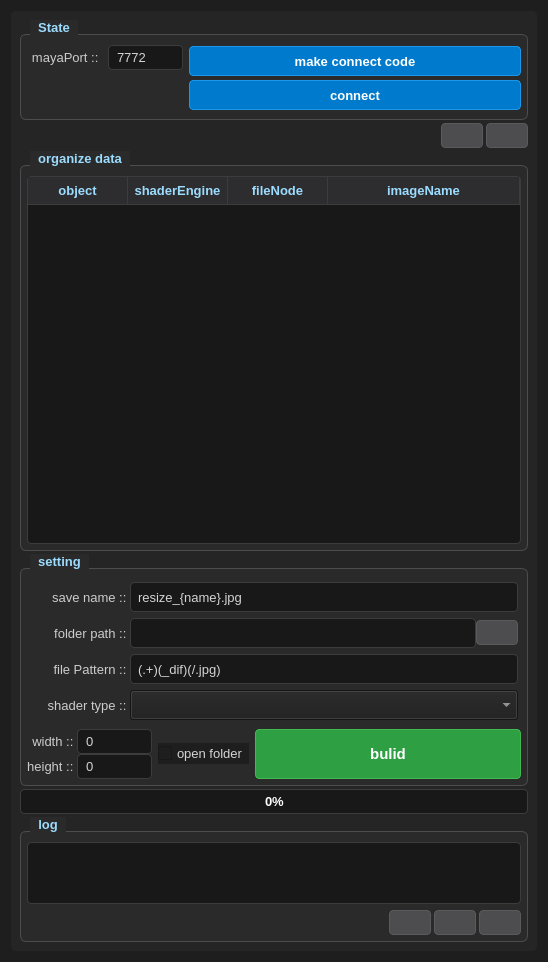
<?xml version="1.0" encoding="UTF-8"?>
<ui version="4.0">
 <class>main</class>
 <widget class="QWidget" name="main">
  <property name="geometry">
   <rect>
    <x>0</x>
    <y>0</y>
    <width>548</width>
    <height>962</height>
   </rect>
  </property>
  <property name="windowTitle">
   <string>Form</string>
  </property>
  <property name="styleSheet">
   <string notr="true">/* ==========================================================
   Resize Image Manager  —  Dark Theme (VSCode-inspired)
   ========================================================== */

/* ---- Base ------------------------------------------------ */
QWidget {
    background-color: #1E1E1E;
    color: #D4D4D4;
    font-size: 10pt;
    font-family: &quot;Segoe UI&quot;, &quot;Pretendard&quot;, sans-serif;
}

/* ---- Frame / Panel --------------------------------------- */
QFrame {
    background-color: #252526; /* 베이스 패널 색상 */
    border: none;
    border-radius: 5px;
}

/* ---- GroupBox (영역 구분이 확실해지도록 수정) ---------------- */
QGroupBox {
    background-color: #2A2A2B; /* 베이스 패널보다 살짝 밝게 띄움 */
    border: 1px solid #4D4D50; /* 테두리를 주어 영역을 확실히 분리 */
    border-radius: 6px;
    margin-top: 14px;
    padding: 10px 6px 6px 6px;
    font-weight: bold;
    color: #9CDCFE;
}

QGroupBox::title {
    subcontrol-origin: margin;
    subcontrol-position: top left;
    left: 10px;
    padding: 0 6px;
    background-color: #2A2A2B; /* 타이틀 배경도 동일하게 맞춤 */
    color: #9CDCFE;
}

/* ---- Label ----------------------------------------------- */
QLabel {
    background-color: transparent;
    border: none;
    color: #CCCCCC;
}

/* ---- LineEdit / TextEdit --------------------------------- */
QLineEdit, QPlainTextEdit, QTextEdit {
    background-color: #181818;
    border: 1px solid #3C3C3C;
    border-radius: 4px;
    padding: 5px;
    color: #D4D4D4;
    selection-background-color: #007ACC;
}

QLineEdit:focus, QPlainTextEdit:focus, QTextEdit:focus {
    border: 1px solid #007ACC;
}

QLineEdit:disabled, QPlainTextEdit:disabled {
    background-color: #1A1A1A;
    color: #5A5A5A;
    border: 1px solid #2A2A2A;
}

/* ---- Button ---------------------------------------------- */
QPushButton {
    background-color: #007ACC;
    color: #FFFFFF;
    border: 1px solid #1C97EA;
    border-radius: 4px;
    padding: 6px 12px;
    font-weight: bold;
}

QPushButton:hover {
    background-color: #1F8AD2;
    border: 1px solid #3AB0FF;
}

QPushButton:pressed {
    background-color: #005C99;
}

QPushButton:disabled {
    background-color: #2A2A2A;
    color: #5A5A5A;
    border: 1px solid #3C3C3C;
}

/* primary action button — 실행 버튼 */
QPushButton#build_Btn {
    background-color: #2EA043;
    border: 1px solid #3FB950;
    font-size: 11pt;
    font-weight: bold;
    padding: 10px 16px;
}

QPushButton#build_Btn:hover {
    background-color: #3FB950;
    border: 1px solid #56D364;
}

QPushButton#build_Btn:pressed {
    background-color: #238636;
}

/* tool / icon-only button — 아이콘 버튼들 */
QPushButton#info_Btn,
QPushButton#reload_organizeData_Btn,
QPushButton#clean_organizeData_Btn,
QPushButton#setFolderPath_Btn,
QPushButton#openLogPte_Btn,
QPushButton#clearLogPte_Btn {
    background-color: #4D4D50; 
    border: 1px solid #5A5A5C;
    color: #FFFFFF;
    padding: 4px 8px;
    min-width: 24px;
}

QPushButton#info_Btn:hover,
QPushButton#reload_organizeData_Btn:hover,
QPushButton#clean_organizeData_Btn:hover,
QPushButton#setFolderPath_Btn:hover,
QPushButton#openLogPte_Btn:hover,
QPushButton#clearLogPte_Btn:hover {
    background-color: #626266;
    border: 1px solid #7B7B7F;
}

/* ---- SpinBox --------------------------------------------- */
QSpinBox {
    background-color: #181818;
    border: 1px solid #3C3C3C;
    border-radius: 4px;
    padding: 3px 6px;
    color: #D4D4D4;
    selection-background-color: #007ACC;
}

QSpinBox:focus {
    border: 1px solid #007ACC;
}

QSpinBox:disabled {
    background-color: #1A1A1A;
    color: #5A5A5A;
}

QSpinBox::up-button {
    background-color: #3C3C3C;
    border: none;
    border-top-right-radius: 3px;
    width: 16px;
}

QSpinBox::down-button {
    background-color: #3C3C3C;
    border: none;
    border-bottom-right-radius: 3px;
    width: 16px;
}

QSpinBox::up-button:hover, QSpinBox::down-button:hover {
    background-color: #4D4D50;
}

QSpinBox::up-arrow {
    image: none;
    border-left: 3px solid transparent;
    border-right: 3px solid transparent;
    border-bottom: 4px solid #FFFFFF;
    width: 0;
    height: 0;
}

QSpinBox::down-arrow {
    image: none;
    border-left: 3px solid transparent;
    border-right: 3px solid transparent;
    border-top: 4px solid #FFFFFF;
    width: 0;
    height: 0;
}

/* ---- ListWidget ------------------------------------------ */
QListWidget {
    background-color: #181818;
    border: 1px solid #3C3C3C;
    border-radius: 4px;
    padding: 4px;
    color: #D4D4D4;
    outline: none;
}

QListWidget::item {
    background-color: #252526;
    border: 1px solid transparent;
    border-radius: 4px;
    padding: 4px;
    margin: 2px;
    color: #CCCCCC;
}

QListWidget::item:hover {
    background-color: #2D2D30;
    border: 1px solid #4D4D50;
}

QListWidget::item:selected {
    background-color: #007ACC;
    border: 1px solid #1C97EA;
    color: #FFFFFF;
}

/* ---- TableWidget ----------------------------------------- */
QTableWidget {
    background-color: #181818;
    border: 1px solid #3C3C3C;
    border-radius: 4px;
    color: #D4D4D4;
    gridline-color: #4D4D50;
    outline: none;
}

QTableWidget::item {
    padding: 4px;
    border-bottom: 1px solid #2D2D30;
}

QTableWidget::item:selected {
    background-color: #007ACC;
    color: #FFFFFF;
}

QHeaderView::section {
    background-color: #2D2D30;
    color: #9CDCFE;
    padding: 4px;
    border: 1px solid #3C3C3C;
    border-top: none;
    border-left: none;
    font-weight: bold;
}

QTableCornerButton::section {
    background-color: #2D2D30;
    border: 1px solid #3C3C3C;
}

/* ---- ProgressBar ----------------------------------------- */
QProgressBar {
    background-color: #181818;
    border: 1px solid #3C3C3C;
    border-radius: 4px;
    text-align: center;
    color: #FFFFFF;
    font-weight: bold;
    min-height: 18px;
}

QProgressBar::chunk {
    background-color: #007ACC;
    border-radius: 3px;
}

/* ---- ScrollBar ------------------------------------------- */
QScrollBar:vertical {
    background-color: #1E1E1E;
    width: 12px;
    margin: 0;
    border: none;
}

QScrollBar::handle:vertical {
    background-color: #4D4D50;
    border-radius: 5px;
    min-height: 30px;
    margin: 2px;
}

QScrollBar::handle:vertical:hover {
    background-color: #626266;
}

QScrollBar::add-line:vertical, QScrollBar::sub-line:vertical {
    height: 0;
    border: none;
}

QScrollBar::add-page:vertical, QScrollBar::sub-page:vertical {
    background: none;
}

QScrollBar:horizontal {
    background-color: #1E1E1E;
    height: 12px;
    margin: 0;
    border: none;
}

QScrollBar::handle:horizontal {
    background-color: #4D4D50;
    border-radius: 5px;
    min-width: 30px;
    margin: 2px;
}

QScrollBar::handle:horizontal:hover {
    background-color: #626266;
}

QScrollBar::add-line:horizontal, QScrollBar::sub-line:horizontal {
    width: 0;
    border: none;
}

QScrollBar::add-page:horizontal, QScrollBar::sub-page:horizontal {
    background: none;
}</string>
  </property>
  <layout class="QVBoxLayout" name="verticalLayout_7">
   <item>
    <widget class="QFrame" name="frame">
     <property name="minimumSize">
      <size>
       <width>400</width>
       <height>0</height>
      </size>
     </property>
     <property name="frameShape">
      <enum>QFrame::Shape::StyledPanel</enum>
     </property>
     <property name="frameShadow">
      <enum>QFrame::Shadow::Raised</enum>
     </property>
     <layout class="QVBoxLayout" name="verticalLayout_5">
      <property name="spacing">
       <number>3</number>
      </property>
      <property name="leftMargin">
       <number>9</number>
      </property>
      <property name="topMargin">
       <number>9</number>
      </property>
      <property name="rightMargin">
       <number>9</number>
      </property>
      <property name="bottomMargin">
       <number>9</number>
      </property>
      <item>
       <layout class="QHBoxLayout" name="info_H">
        <property name="spacing">
         <number>3</number>
        </property>
       </layout>
      </item>
      <item>
       <widget class="QGroupBox" name="state_Gb">
        <property name="minimumSize">
         <size>
          <width>0</width>
          <height>100</height>
         </size>
        </property>
        <property name="maximumSize">
         <size>
          <width>16777215</width>
          <height>100</height>
         </size>
        </property>
        <property name="title">
         <string>State</string>
        </property>
        <layout class="QHBoxLayout" name="horizontalLayout" stretch="1,3">
         <property name="leftMargin">
          <number>0</number>
         </property>
         <property name="topMargin">
          <number>0</number>
         </property>
         <property name="rightMargin">
          <number>0</number>
         </property>
         <property name="bottomMargin">
          <number>0</number>
         </property>
         <item>
          <layout class="QVBoxLayout" name="verticalLayout">
           <item>
            <layout class="QHBoxLayout" name="mayaPort_H">
             <item>
              <widget class="QLabel" name="mayaPort_Lb">
               <property name="minimumSize">
                <size>
                 <width>75</width>
                 <height>0</height>
                </size>
               </property>
               <property name="maximumSize">
                <size>
                 <width>75</width>
                 <height>16777215</height>
                </size>
               </property>
               <property name="text">
                <string>mayaPort :: </string>
               </property>
               <property name="alignment">
                <set>Qt::AlignmentFlag::AlignRight|Qt::AlignmentFlag::AlignTrailing|Qt::AlignmentFlag::AlignVCenter</set>
               </property>
              </widget>
             </item>
             <item>
              <widget class="QSpinBox" name="mayaPort_Sb">
               <property name="minimumSize">
                <size>
                 <width>75</width>
                 <height>0</height>
                </size>
               </property>
               <property name="maximumSize">
                <size>
                 <width>75</width>
                 <height>16777215</height>
                </size>
               </property>
               <property name="buttonSymbols">
                <enum>QAbstractSpinBox::ButtonSymbols::NoButtons</enum>
               </property>
               <property name="maximum">
                <number>1000000000</number>
               </property>
               <property name="value">
                <number>7772</number>
               </property>
              </widget>
             </item>
            </layout>
           </item>
           <item>
            <spacer name="verticalSpacer">
             <property name="orientation">
              <enum>Qt::Orientation::Vertical</enum>
             </property>
             <property name="sizeHint" stdset="0">
              <size>
               <width>20</width>
               <height>40</height>
              </size>
             </property>
            </spacer>
           </item>
          </layout>
         </item>
         <item>
          <layout class="QVBoxLayout" name="stateBtn_V">
           <property name="spacing">
            <number>3</number>
           </property>
           <item>
            <widget class="QPushButton" name="makeConnectCode_Btn">
             <property name="minimumSize">
              <size>
               <width>0</width>
               <height>30</height>
              </size>
             </property>
             <property name="text">
              <string>make connect code</string>
             </property>
            </widget>
           </item>
           <item>
            <widget class="QPushButton" name="connectMayaPort_Btn">
             <property name="minimumSize">
              <size>
               <width>0</width>
               <height>30</height>
              </size>
             </property>
             <property name="text">
              <string>connect</string>
             </property>
            </widget>
           </item>
          </layout>
         </item>
        </layout>
       </widget>
      </item>
      <item>
       <layout class="QHBoxLayout" name="organizeDataBtn_H">
        <item>
         <spacer name="horizontalSpacer_2">
          <property name="orientation">
           <enum>Qt::Orientation::Horizontal</enum>
          </property>
          <property name="sizeHint" stdset="0">
           <size>
            <width>40</width>
            <height>20</height>
           </size>
          </property>
         </spacer>
        </item>
        <item>
         <layout class="QHBoxLayout" name="organizeDataBtn_subH">
          <property name="spacing">
           <number>3</number>
          </property>
          <item>
           <widget class="QPushButton" name="reload_organizeData_Btn">
            <property name="maximumSize">
             <size>
              <width>25</width>
              <height>25</height>
             </size>
            </property>
            <property name="sizeIncrement">
             <size>
              <width>25</width>
              <height>25</height>
             </size>
            </property>
            <property name="text">
             <string/>
            </property>
            <property name="icon">
             <iconset theme="QIcon::ThemeIcon::SystemReboot"/>
            </property>
           </widget>
          </item>
          <item>
           <widget class="QPushButton" name="clean_organizeData_Btn">
            <property name="maximumSize">
             <size>
              <width>25</width>
              <height>25</height>
             </size>
            </property>
            <property name="sizeIncrement">
             <size>
              <width>25</width>
              <height>25</height>
             </size>
            </property>
            <property name="text">
             <string/>
            </property>
            <property name="icon">
             <iconset theme="QIcon::ThemeIcon::EditDelete"/>
            </property>
           </widget>
          </item>
         </layout>
        </item>
       </layout>
      </item>
      <item>
       <widget class="QGroupBox" name="organizeData_Gb">
        <property name="enabled">
         <bool>true</bool>
        </property>
        <property name="title">
         <string>organize data</string>
        </property>
        <layout class="QVBoxLayout" name="verticalLayout_4">
         <property name="leftMargin">
          <number>0</number>
         </property>
         <property name="topMargin">
          <number>0</number>
         </property>
         <property name="rightMargin">
          <number>0</number>
         </property>
         <property name="bottomMargin">
          <number>0</number>
         </property>
         <item>
          <widget class="QTableWidget" name="organizeData_Tb">
           <property name="editTriggers">
            <set>QAbstractItemView::EditTrigger::NoEditTriggers</set>
           </property>
           <property name="dragEnabled">
            <bool>false</bool>
           </property>
           <property name="selectionMode">
            <enum>QAbstractItemView::SelectionMode::MultiSelection</enum>
           </property>
           <attribute name="horizontalHeaderCascadingSectionResizes">
            <bool>true</bool>
           </attribute>
           <attribute name="horizontalHeaderMinimumSectionSize">
            <number>50</number>
           </attribute>
           <attribute name="horizontalHeaderDefaultSectionSize">
            <number>100</number>
           </attribute>
           <attribute name="horizontalHeaderShowSortIndicator" stdset="0">
            <bool>true</bool>
           </attribute>
           <attribute name="horizontalHeaderStretchLastSection">
            <bool>true</bool>
           </attribute>
           <attribute name="verticalHeaderMinimumSectionSize">
            <number>30</number>
           </attribute>
           <attribute name="verticalHeaderDefaultSectionSize">
            <number>30</number>
           </attribute>
           <column>
            <property name="text">
             <string>object</string>
            </property>
           </column>
           <column>
            <property name="text">
             <string>shaderEngine</string>
            </property>
           </column>
           <column>
            <property name="text">
             <string>fileNode</string>
            </property>
           </column>
           <column>
            <property name="text">
             <string>imageName</string>
            </property>
           </column>
          </widget>
         </item>
        </layout>
       </widget>
      </item>
      <item>
       <widget class="QGroupBox" name="setting_Gb">
        <property name="title">
         <string>setting</string>
        </property>
        <layout class="QVBoxLayout" name="verticalLayout_6">
         <property name="leftMargin">
          <number>0</number>
         </property>
         <property name="topMargin">
          <number>0</number>
         </property>
         <property name="rightMargin">
          <number>0</number>
         </property>
         <property name="bottomMargin">
          <number>0</number>
         </property>
         <item>
          <layout class="QVBoxLayout" name="savePath_V">
           <property name="leftMargin">
            <number>3</number>
           </property>
           <property name="topMargin">
            <number>3</number>
           </property>
           <property name="rightMargin">
            <number>3</number>
           </property>
           <property name="bottomMargin">
            <number>3</number>
           </property>
           <item>
            <layout class="QHBoxLayout" name="fileName_H">
             <property name="spacing">
              <number>0</number>
             </property>
             <item>
              <widget class="QLabel" name="saveName_Lb">
               <property name="minimumSize">
                <size>
                 <width>100</width>
                 <height>0</height>
                </size>
               </property>
               <property name="maximumSize">
                <size>
                 <width>100</width>
                 <height>16777215</height>
                </size>
               </property>
               <property name="text">
                <string>save name :: </string>
               </property>
               <property name="alignment">
                <set>Qt::AlignmentFlag::AlignRight|Qt::AlignmentFlag::AlignTrailing|Qt::AlignmentFlag::AlignVCenter</set>
               </property>
              </widget>
             </item>
             <item>
              <widget class="QLineEdit" name="saveName_Le">
               <property name="minimumSize">
                <size>
                 <width>0</width>
                 <height>30</height>
                </size>
               </property>
               <property name="maximumSize">
                <size>
                 <width>16777215</width>
                 <height>30</height>
                </size>
               </property>
               <property name="text">
                <string>resize_{name}.jpg</string>
               </property>
              </widget>
             </item>
            </layout>
           </item>
           <item>
            <layout class="QHBoxLayout" name="folderPath_H">
             <property name="spacing">
              <number>0</number>
             </property>
             <item>
              <widget class="QLabel" name="folderPath_Lb">
               <property name="minimumSize">
                <size>
                 <width>100</width>
                 <height>0</height>
                </size>
               </property>
               <property name="maximumSize">
                <size>
                 <width>100</width>
                 <height>16777215</height>
                </size>
               </property>
               <property name="text">
                <string>folder path :: </string>
               </property>
               <property name="alignment">
                <set>Qt::AlignmentFlag::AlignRight|Qt::AlignmentFlag::AlignTrailing|Qt::AlignmentFlag::AlignVCenter</set>
               </property>
              </widget>
             </item>
             <item>
              <widget class="QLineEdit" name="folderPath_Le">
               <property name="minimumSize">
                <size>
                 <width>0</width>
                 <height>30</height>
                </size>
               </property>
               <property name="maximumSize">
                <size>
                 <width>16777215</width>
                 <height>30</height>
                </size>
               </property>
              </widget>
             </item>
             <item>
              <widget class="QPushButton" name="setFolderPath_Btn">
               <property name="minimumSize">
                <size>
                 <width>42</width>
                 <height>25</height>
                </size>
               </property>
               <property name="maximumSize">
                <size>
                 <width>25</width>
                 <height>25</height>
                </size>
               </property>
               <property name="sizeIncrement">
                <size>
                 <width>25</width>
                 <height>25</height>
                </size>
               </property>
               <property name="text">
                <string/>
               </property>
               <property name="icon">
                <iconset theme="QIcon::ThemeIcon::FolderOpen"/>
               </property>
              </widget>
             </item>
            </layout>
           </item>
           <item>
            <layout class="QHBoxLayout" name="fileNamePattern_H">
             <property name="spacing">
              <number>0</number>
             </property>
             <item>
              <widget class="QLabel" name="fileNamePattern_Lb">
               <property name="minimumSize">
                <size>
                 <width>100</width>
                 <height>0</height>
                </size>
               </property>
               <property name="maximumSize">
                <size>
                 <width>100</width>
                 <height>16777215</height>
                </size>
               </property>
               <property name="text">
                <string>file Pattern :: </string>
               </property>
               <property name="alignment">
                <set>Qt::AlignmentFlag::AlignRight|Qt::AlignmentFlag::AlignTrailing|Qt::AlignmentFlag::AlignVCenter</set>
               </property>
              </widget>
             </item>
             <item>
              <widget class="QLineEdit" name="fileNamePattern_Le">
               <property name="minimumSize">
                <size>
                 <width>0</width>
                 <height>30</height>
                </size>
               </property>
               <property name="maximumSize">
                <size>
                 <width>16777215</width>
                 <height>30</height>
                </size>
               </property>
               <property name="text">
                <string>(.+)(_dif)(/.jpg)</string>
               </property>
              </widget>
             </item>
            </layout>
           </item>
           <item>
            <layout class="QHBoxLayout" name="nodeType_H">
             <property name="spacing">
              <number>0</number>
             </property>
             <item>
              <widget class="QLabel" name="nodeType_Lb">
               <property name="minimumSize">
                <size>
                 <width>100</width>
                 <height>0</height>
                </size>
               </property>
               <property name="maximumSize">
                <size>
                 <width>100</width>
                 <height>16777215</height>
                </size>
               </property>
               <property name="text">
                <string>shader type :: </string>
               </property>
               <property name="alignment">
                <set>Qt::AlignmentFlag::AlignRight|Qt::AlignmentFlag::AlignTrailing|Qt::AlignmentFlag::AlignVCenter</set>
               </property>
              </widget>
             </item>
             <item>
              <widget class="QComboBox" name="nodeType_Cbb">
               <property name="minimumSize">
                <size>
                 <width>0</width>
                 <height>30</height>
                </size>
               </property>
               <property name="maximumSize">
                <size>
                 <width>16777215</width>
                 <height>30</height>
                </size>
               </property>
              </widget>
             </item>
            </layout>
           </item>
          </layout>
         </item>
         <item>
          <layout class="QHBoxLayout" name="setting_V" stretch="1,1,5">
           <item>
            <layout class="QVBoxLayout" name="resizeWidthHeight_H">
             <property name="spacing">
              <number>0</number>
             </property>
             <item>
              <layout class="QHBoxLayout" name="resizeWidth_H">
               <item>
                <widget class="QLabel" name="resizeWidth_Lb">
                 <property name="minimumSize">
                  <size>
                   <width>50</width>
                   <height>0</height>
                  </size>
                 </property>
                 <property name="maximumSize">
                  <size>
                   <width>50</width>
                   <height>16777215</height>
                  </size>
                 </property>
                 <property name="text">
                  <string>width :: </string>
                 </property>
                 <property name="alignment">
                  <set>Qt::AlignmentFlag::AlignRight|Qt::AlignmentFlag::AlignTrailing|Qt::AlignmentFlag::AlignVCenter</set>
                 </property>
                </widget>
               </item>
               <item>
                <widget class="QSpinBox" name="resizeWidth_Sb">
                 <property name="minimumSize">
                  <size>
                   <width>75</width>
                   <height>0</height>
                  </size>
                 </property>
                 <property name="maximumSize">
                  <size>
                   <width>75</width>
                   <height>16777215</height>
                  </size>
                 </property>
                 <property name="buttonSymbols">
                  <enum>QAbstractSpinBox::ButtonSymbols::NoButtons</enum>
                 </property>
                 <property name="maximum">
                  <number>1000000000</number>
                 </property>
                </widget>
               </item>
              </layout>
             </item>
             <item>
              <layout class="QHBoxLayout" name="resizeHeight_H">
               <item>
                <widget class="QLabel" name="resizeHeight_Lb">
                 <property name="minimumSize">
                  <size>
                   <width>50</width>
                   <height>0</height>
                  </size>
                 </property>
                 <property name="maximumSize">
                  <size>
                   <width>50</width>
                   <height>16777215</height>
                  </size>
                 </property>
                 <property name="text">
                  <string>height :: </string>
                 </property>
                 <property name="alignment">
                  <set>Qt::AlignmentFlag::AlignRight|Qt::AlignmentFlag::AlignTrailing|Qt::AlignmentFlag::AlignVCenter</set>
                 </property>
                </widget>
               </item>
               <item>
                <widget class="QSpinBox" name="resizeHeight_Sb">
                 <property name="minimumSize">
                  <size>
                   <width>75</width>
                   <height>0</height>
                  </size>
                 </property>
                 <property name="maximumSize">
                  <size>
                   <width>75</width>
                   <height>16777215</height>
                  </size>
                 </property>
                 <property name="buttonSymbols">
                  <enum>QAbstractSpinBox::ButtonSymbols::NoButtons</enum>
                 </property>
                 <property name="correctionMode">
                  <enum>QAbstractSpinBox::CorrectionMode::CorrectToPreviousValue</enum>
                 </property>
                 <property name="maximum">
                  <number>1000000000</number>
                 </property>
                </widget>
               </item>
              </layout>
             </item>
            </layout>
           </item>
           <item>
            <layout class="QVBoxLayout" name="openFolder_V">
             <item>
              <widget class="QCheckBox" name="openFolder_Chb">
               <property name="text">
                <string>open folder</string>
               </property>
              </widget>
             </item>
            </layout>
           </item>
           <item>
            <widget class="QPushButton" name="build_Btn">
             <property name="minimumSize">
              <size>
               <width>0</width>
               <height>50</height>
              </size>
             </property>
             <property name="text">
              <string>bulid</string>
             </property>
            </widget>
           </item>
          </layout>
         </item>
        </layout>
       </widget>
      </item>
      <item>
       <widget class="QProgressBar" name="execProcess_Pb">
        <property name="value">
         <number>0</number>
        </property>
        <property name="alignment">
         <set>Qt::AlignmentFlag::AlignJustify|Qt::AlignmentFlag::AlignVCenter</set>
        </property>
        <property name="textVisible">
         <bool>true</bool>
        </property>
        <property name="orientation">
         <enum>Qt::Orientation::Horizontal</enum>
        </property>
        <property name="invertedAppearance">
         <bool>false</bool>
        </property>
        <property name="textDirection">
         <enum>QProgressBar::Direction::TopToBottom</enum>
        </property>
       </widget>
      </item>
      <item>
       <widget class="QGroupBox" name="log_Gb">
        <property name="minimumSize">
         <size>
          <width>0</width>
          <height>125</height>
         </size>
        </property>
        <property name="maximumSize">
         <size>
          <width>16777215</width>
          <height>125</height>
         </size>
        </property>
        <property name="title">
         <string>log</string>
        </property>
        <layout class="QVBoxLayout" name="verticalLayout_2">
         <property name="leftMargin">
          <number>0</number>
         </property>
         <property name="topMargin">
          <number>0</number>
         </property>
         <property name="rightMargin">
          <number>0</number>
         </property>
         <property name="bottomMargin">
          <number>0</number>
         </property>
         <item>
          <widget class="QPlainTextEdit" name="log_Pte">
           <property name="readOnly">
            <bool>true</bool>
           </property>
          </widget>
         </item>
         <item>
          <layout class="QHBoxLayout" name="clearLogPte_Gb">
           <property name="spacing">
            <number>3</number>
           </property>
           <item>
            <spacer name="horizontalSpacer">
             <property name="orientation">
              <enum>Qt::Orientation::Horizontal</enum>
             </property>
             <property name="sizeHint" stdset="0">
              <size>
               <width>40</width>
               <height>20</height>
              </size>
             </property>
            </spacer>
           </item>
           <item>
            <widget class="QPushButton" name="openLogPte_Btn">
             <property name="minimumSize">
              <size>
               <width>42</width>
               <height>25</height>
              </size>
             </property>
             <property name="maximumSize">
              <size>
               <width>25</width>
               <height>25</height>
              </size>
             </property>
             <property name="sizeIncrement">
              <size>
               <width>25</width>
               <height>25</height>
              </size>
             </property>
             <property name="text">
              <string/>
             </property>
             <property name="icon">
              <iconset theme="QIcon::ThemeIcon::AppointmentNew"/>
             </property>
            </widget>
           </item>
           <item>
            <widget class="QPushButton" name="clearLogPte_Btn">
             <property name="minimumSize">
              <size>
               <width>42</width>
               <height>25</height>
              </size>
             </property>
             <property name="maximumSize">
              <size>
               <width>25</width>
               <height>25</height>
              </size>
             </property>
             <property name="sizeIncrement">
              <size>
               <width>50</width>
               <height>0</height>
              </size>
             </property>
             <property name="text">
              <string/>
             </property>
             <property name="icon">
              <iconset theme="QIcon::ThemeIcon::EditDelete"/>
             </property>
            </widget>
           </item>
           <item>
            <widget class="QPushButton" name="info_Btn">
             <property name="minimumSize">
              <size>
               <width>42</width>
               <height>25</height>
              </size>
             </property>
             <property name="maximumSize">
              <size>
               <width>25</width>
               <height>25</height>
              </size>
             </property>
             <property name="sizeIncrement">
              <size>
               <width>0</width>
               <height>0</height>
              </size>
             </property>
             <property name="text">
              <string/>
             </property>
             <property name="icon">
              <iconset theme="QIcon::ThemeIcon::HelpFaq"/>
             </property>
            </widget>
           </item>
          </layout>
         </item>
        </layout>
       </widget>
      </item>
     </layout>
    </widget>
   </item>
  </layout>
 </widget>
 <resources/>
 <connections/>
</ui>
